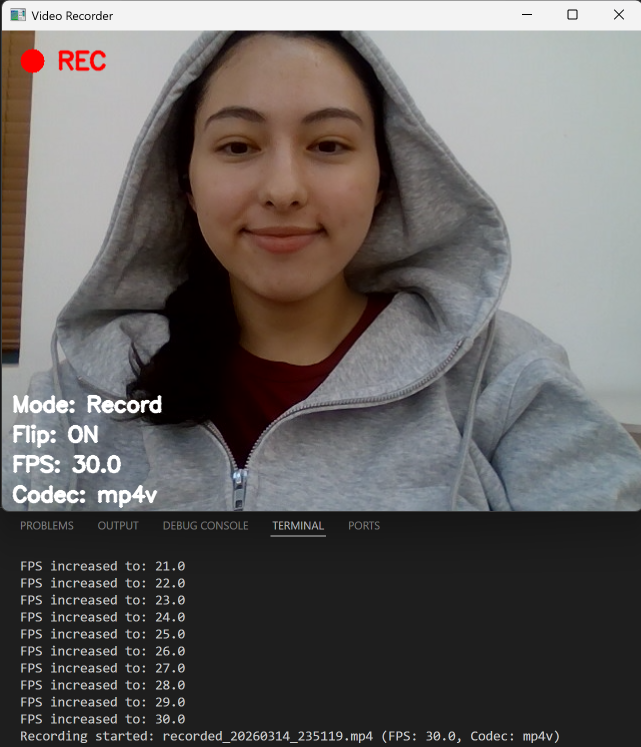
#> input picture vid recorder img.png, 1282 x 1494 px, given in place of the camera (shown at 1/2 size)
$ python main.py
#> lines starting #> are read from the running program, lines starting #| are printed output that depends on the picture; after the words box and inside, x2 and y2 are one past the last pixel; in counts of white or black regions, pixels touching at a corner belong together
import cv2 as cv
import os
from datetime import datetime
import numpy as np


# =========================
# CONFIG
# =========================
OUTPUT_DIR = "recordings"
DEFAULT_FPS = 20
CODECS = ["mp4v", "XVID", "MJPG"]


# =========================
# VIDEO WRITER
# =========================
# [21 lines left out: function create_writer, not called in this run]


# =========================
# OVERLAYS
# =========================
def draw_recording_indicator(frame):
    cv.circle(frame, (30, 30), 10, (0, 0, 255), -1)
    cv.putText(frame, "REC", (50, 36), cv.FONT_HERSHEY_SIMPLEX, 0.7, (0, 0, 255), 2)


def draw_status_text(frame, is_recording, flip_enabled, fps, codec, effect, brightness, contrast):
    mode_text = "Mode: RECORD" if is_recording else "Mode: PREVIEW"
    flip_text = f"Flip: {'ON' if flip_enabled else 'OFF'}"
    fps_text = f"FPS: {fps}"

    if codec.lower() == "mp4v":
        output_format = "MP4"
    else:
        output_format = "AVI"

    codec_text = f"Codec: {codec} ({output_format})"
    effect_text = f"Effect: {effect}"
    bc_text = f"Brightness: {brightness}  Contrast: {contrast:.2f}"

    cv.putText(frame, mode_text, (10, frame.shape[0] - 110),
               cv.FONT_HERSHEY_SIMPLEX, 0.6, (0, 255, 0), 2)
    cv.putText(frame, flip_text, (10, frame.shape[0] - 85),
               cv.FONT_HERSHEY_SIMPLEX, 0.6, (255, 255, 0), 2)
    cv.putText(frame, fps_text, (10, frame.shape[0] - 60),
               cv.FONT_HERSHEY_SIMPLEX, 0.6, (255, 255, 255), 2)
    cv.putText(frame, codec_text, (10, frame.shape[0] - 35),
               cv.FONT_HERSHEY_SIMPLEX, 0.6, (255, 255, 255), 2)
    cv.putText(frame, effect_text, (10, frame.shape[0] - 10),
               cv.FONT_HERSHEY_SIMPLEX, 0.6, (0, 200, 255), 2)

    cv.putText(frame, bc_text, (10, 25),
               cv.FONT_HERSHEY_SIMPLEX, 0.6, (200, 200, 200), 2)


def draw_help(frame):
    help_lines = [
        "SPACE: Record ON/OFF   ESC: Exit   F: Flip   C: Change codec",
        "+/-: FPS   I/K: Brightness   O/L: Contrast",
        "1 Normal  2 Negative  3 Gray  4 Canny  5 Blur",
        "6 Diff  7 BG Sub  8 Cartoon  9 Pixelate  0 RGB Glitch"
    ]

    y = 55
    for line in help_lines:
        cv.putText(frame, line, (10, y), cv.FONT_HERSHEY_SIMPLEX, 0.5, (180, 180, 180), 1)
        y += 22


# =========================
# EFFECTS
# =========================
def apply_brightness_contrast(frame, brightness=0, contrast=1.0):
    temp = frame.astype(np.float32) * contrast + brightness
    temp = np.clip(temp, 0, 255)
    return temp.astype(np.uint8)


def effect_negative(frame):
    return 255 - frame


def effect_gray(frame):
    gray = cv.cvtColor(frame, cv.COLOR_BGR2GRAY)
    return cv.cvtColor(gray, cv.COLOR_GRAY2BGR)


# [4 lines left out: function effect_canny, not called in this run]


def effect_blur(frame):
    return cv.GaussianBlur(frame, (15, 15), 0)


# [4 lines left out: function effect_diff, not called in this run]


def effect_bgsub(frame, bg_sub):
    mask = bg_sub.apply(frame)
    return cv.cvtColor(mask, cv.COLOR_GRAY2BGR)


# [34 lines left out: functions effect_cartoon, effect_pixelate, effect_rgb_glitch, not called in this run]


def apply_effect(frame, effect_name, prev_frame=None, bg_sub=None, brightness=0, contrast=1.0):
    base = apply_brightness_contrast(frame, brightness, contrast)

    if effect_name == "normal":
        out = base
    elif effect_name == "negative":
        out = effect_negative(base)
    elif effect_name == "gray":
        out = effect_gray(base)
    elif effect_name == "canny":
        out = effect_canny(base)
    elif effect_name == "blur":
        out = effect_blur(base)
    elif effect_name == "diff":
        out = effect_diff(base, prev_frame)
    elif effect_name == "bgsub":
        out = effect_bgsub(base, bg_sub)
    elif effect_name == "cartoon":
        out = effect_cartoon(base)
    elif effect_name == "pixelate":
        out = effect_pixelate(base)
    elif effect_name == "rgb_glitch":
        out = effect_rgb_glitch(base)
    else:
        out = base

    return out


# =========================
# MAIN
# =========================
def main():
    cap = cv.VideoCapture(0)

    if not cap.isOpened():
        print("Error: Could not open camera.")
        return

    ret, frame = cap.read()
#> frame is the input picture: shape (1494, 1282, 3); mean B, G, R 95.4, 96.9, 100.5
    if not ret:
        print("Error: Could not read frame from camera.")
        cap.release()
        return

    frame_height, frame_width = frame.shape[:2]
#> frame_height = 1494; frame_width = 1282

    is_recording = False
    flip_enabled = False
    fps = DEFAULT_FPS
    codec_index = 0
    codec = CODECS[codec_index]
    writer = None
    filename = None

    effect = "normal"
    brightness = 0
    contrast = 1.0

    prev_frame = None
    bg_sub = cv.createBackgroundSubtractorMOG2(history=300, varThreshold=25, detectShadows=True)

    print("Controls:")
    print("  SPACE  - Start/Stop recording")
    print("  F      - Toggle horizontal flip")
    print("  C      - Change codec/output format")
    print("  + / -  - Increase/Decrease FPS")
    print("  I / K  - Increase/Decrease brightness")
    print("  O / L  - Increase/Decrease contrast")
    print("  1      - Normal")
    print("  2      - Negative")
    print("  3      - Grayscale")
    print("  4      - Canny")
    print("  5      - Blur")
    print("  6      - Difference with previous frame")
    print("  7      - Background subtraction")
    print("  8      - Cartoon")
    print("  9      - Pixelate")
    print("  0      - RGB glitch")
    print("  ESC    - Exit")

    while True:
        ret, frame = cap.read()
        if not ret:
            print("Warning: Could not read frame. Exiting.")
            break

        raw_frame = frame.copy()

        if flip_enabled:
            raw_frame = cv.flip(raw_frame, 1)

        processed_frame = apply_effect(
            raw_frame,
            effect_name=effect,
            prev_frame=prev_frame,
            bg_sub=bg_sub,
            brightness=brightness,
            contrast=contrast
        )

        display_frame = processed_frame.copy()

        if is_recording:
            draw_recording_indicator(display_frame)
            if writer is not None:
                writer.write(processed_frame)

        draw_status_text(display_frame, is_recording, flip_enabled, fps, codec, effect, brightness, contrast)
#> in draw_status_text, `cv.putText(frame, fps_text, (10, frame.shape[0] - 60), cv.FONT_HERSHEY..`: frame: shape (1494, 1282, 3); mean B, G, R 95.4, 97.2, 100.5
#> in draw_status_text, `cv.putText(frame, bc_text, (10, 25), cv.FONT_HERSHEY_SIMPLEX, 0.6, (20..`:
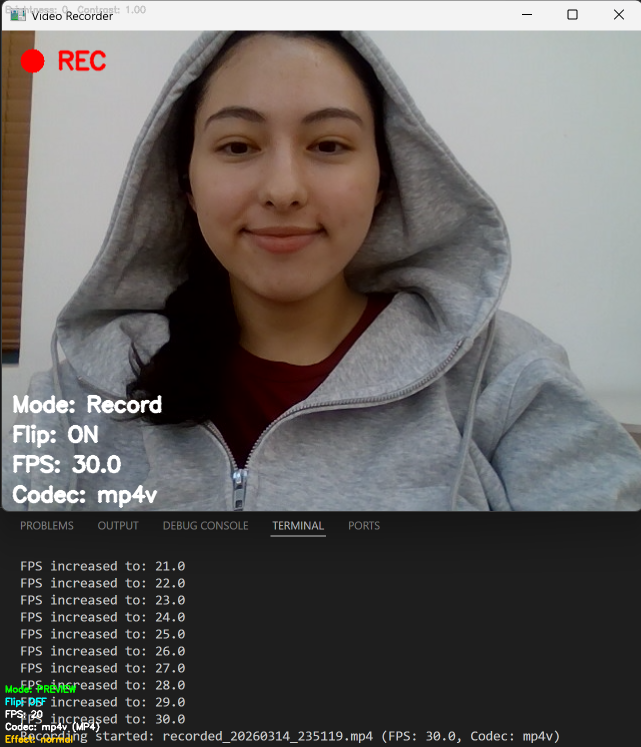
#> frame: shape (1494, 1282, 3) (shown at 1/2 size); mean B, G, R 95.5, 97.3, 100.7
        draw_help(display_frame)
#> after the loop in draw_help, `for line in help_lines:`:
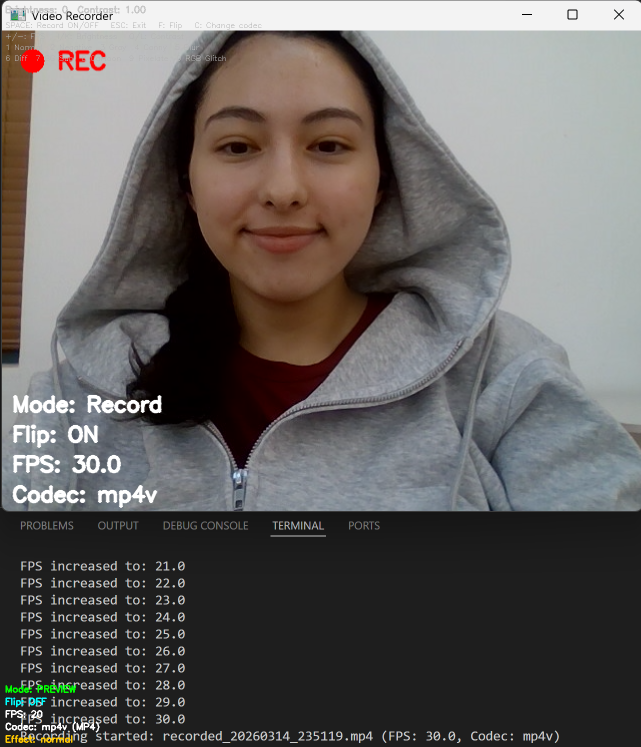
#> frame: shape (1494, 1282, 3) (shown at 1/2 size); 0.16% of pixels changed, all inside (x1, y1, x2, y2) = (12, 43, 523, 122)
#> after the loop in draw_help, `for line in help_lines:`: y = 143

        cv.imshow("CamRec Vision Playground", display_frame)

        prev_frame = raw_frame.copy()

        key = cv.waitKey(1) & 0xFF
#> (key Esc is pressed here)

        if key == 27:  # ESC
            break

        elif key == 32:  # SPACE
            if not is_recording:
                writer, filename = create_writer(frame_width, frame_height, fps, codec)
                if writer is None:
                    print("Error: Could not create VideoWriter.")
                else:
                    is_recording = True
                    print(f"Recording started: {filename}")
            else:
                is_recording = False
                if writer is not None:
                    writer.release()
                    writer = None
                print("Recording stopped.")

        elif key in (ord('f'), ord('F')):
            flip_enabled = not flip_enabled

        elif key in (ord('c'), ord('C')):
            if not is_recording:
                codec_index = (codec_index + 1) % len(CODECS)
                codec = CODECS[codec_index]
                output_format = "mp4" if codec.lower() == "mp4v" else "avi"
                print(f"Codec changed to: {codec} -> .{output_format}")
            else:
                print("Cannot change codec while recording.")

        elif key in (ord('+'), ord('=')):
            if not is_recording:
                fps += 1
                print(f"FPS increased to: {fps}")
            else:
                print("Cannot change FPS while recording.")

        elif key == ord('-'):
            if not is_recording and fps > 1:
                fps -= 1
                print(f"FPS decreased to: {fps}")
            else:
                print("Cannot change FPS while recording or FPS already minimum.")

        elif key in (ord('i'), ord('I')):
            brightness = min(brightness + 10, 100)
            print(f"Brightness: {brightness}")

        elif key in (ord('k'), ord('K')):
            brightness = max(brightness - 10, -100)
            print(f"Brightness: {brightness}")

        elif key in (ord('o'), ord('O')):
            contrast = min(contrast + 0.1, 3.0)
            print(f"Contrast: {contrast:.2f}")

        elif key in (ord('l'), ord('L')):
            contrast = max(contrast - 0.1, 0.2)
            print(f"Contrast: {contrast:.2f}")

        elif key == ord('1'):
            effect = "normal"
        elif key == ord('2'):
            effect = "negative"
        elif key == ord('3'):
            effect = "gray"
        elif key == ord('4'):
            effect = "canny"
        elif key == ord('5'):
            effect = "blur"
        elif key == ord('6'):
            effect = "diff"
        elif key == ord('7'):
            effect = "bgsub"
        elif key == ord('8'):
            effect = "cartoon"
        elif key == ord('9'):
            effect = "pixelate"
        elif key == ord('0'):
            effect = "rgb_glitch"

    if writer is not None:
        writer.release()

    cap.release()
    cv.destroyAllWindows()


if __name__ == "__main__":
    main()
